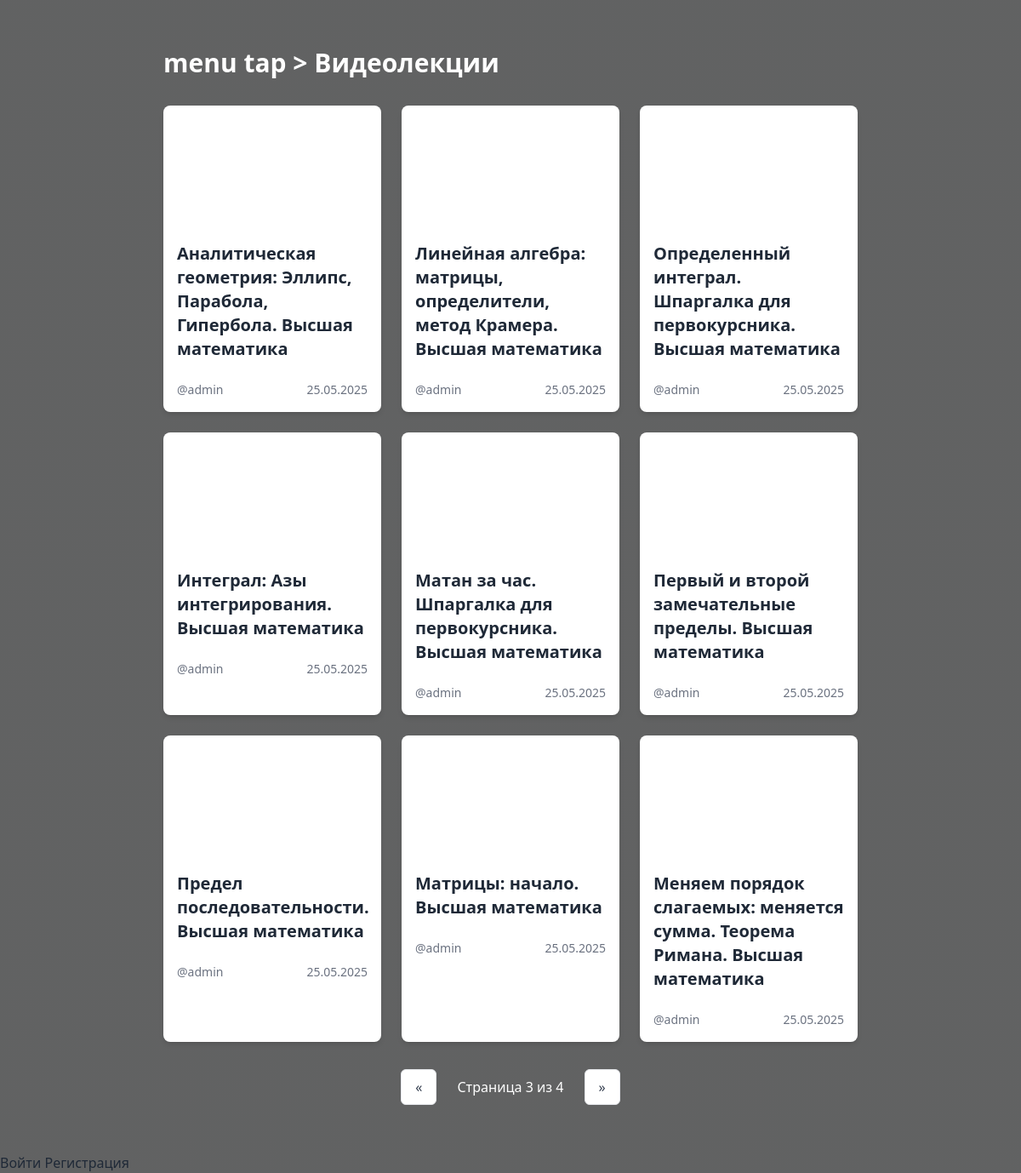
The page /video-lectures/?page=3 on the database its author committed.
### core/models.py (models this page shows, shortened)
class VideoLecture(models.Model):
    title = models.CharField("Название", max_length=200)
    youtube_id = models.CharField("YouTube ID", max_length=20, blank=True, editable=False, default='')
    description = models.TextField("Описание", blank=True)
    youtube_url = models.URLField("Ссылка на YouTube", validators=[validate_youtube_url])
    author = models.ForeignKey(
        settings.AUTH_USER_MODEL,
        on_delete=models.CASCADE,
        verbose_name="Автор"
    )
    created_at = models.DateTimeField("Дата создания", auto_now_add=True)
    updated_at = models.DateTimeField("Дата обновления", auto_now=True)
    views = models.PositiveBigIntegerField("Просмотры", default=0)
    duration = models.PositiveIntegerField("Длительность (сек)", default=0)
    is_published = models.BooleanField("Опубликовано", default=True)
    tags = models.ManyToManyField(
        'Tag',
        blank=True,
        verbose_name="Теги"
    )
    objects = VideoLectureManager()
    def extract_youtube_id(self):
        pattern = r'(?:v=|be/|embed/|/v/|/e/|vi?/|v=)([^&?#]+)'
        match = re.search(pattern, self.youtube_url)
        return match.group(1) if match else None
    class Meta:
        verbose_name = "Видеолекция"
        verbose_name_plural = "Видеолекции"
        ordering = ['-created_at']
        indexes = [
            models.Index(fields=['-created_at', 'is_published']),
            models.Index(fields=['author']),
        ]

class User(AbstractUser):
    bio = models.TextField(blank=True)
    avatar = models.ImageField(upload_to='avatars/', blank=True, null=True)
    class Meta:
        verbose_name = 'Пользователь'
        verbose_name_plural = 'Пользователи'

### core/views.py (the view)
# urls.py: path('video-lectures/', video_lecture_view, name='video_lectures'),
def video_lecture_view(request):
    lectures = VideoLecture.objects.all().order_by('-created_at')
    paginator = Paginator(lectures, 9)  # 9 элементов на страницу
    page_number = request.GET.get('page')
    page_obj = paginator.get_page(page_number)
    return render(request, 'video/videolecture.html', {
        'page_obj': page_obj,
        'lectures': lectures  # На всякий случай оставляем
    })

### core/templates/video/videolecture.html (shortened to what this page needs)
{% extends "base.html" %}
{% block content %}
<div class="container mx-auto px-4 py-8">
    <div class="flex flex-col md:flex-row justify-between items-center mb-8 gap-4">
        <h1 class="text-3xl font-bold text-white">
            <a href="{% url 'home' %}" class="hover:text-gray-300 transition-colors duration-300">menu tap</a>
            &gt; Видеолекции
        </h1>
    </div>
    <div class="grid grid-cols-1 md:grid-cols-2 lg:grid-cols-3 gap-6">
        {% for lecture in page_obj %}
        <div class="bg-white rounded-lg shadow-md overflow-hidden hover:shadow-lg transition-shadow transform hover:-translate-y-1">
            <div class="relative pt-[56.25%]">
                <iframe class="absolute top-0 left-0 w-full h-full"
                        src="https://www.youtube.com/embed/{{ lecture.extract_youtube_id }}"
                        frameborder="0"
                        allow="accelerometer; autoplay; clipboard-write; encrypted-media; gyroscope; picture-in-picture"
                        allowfullscreen
                        loading="lazy">
                </iframe>
            </div>
            <div class="p-4">
                <h3 class="text-xl font-semibold mb-2">{{ lecture.title }}</h3>
                <div class="mt-4 flex justify-between items-center text-sm text-gray-500">
                    <span>@{{ lecture.author.username }}</span>
                    <span>{{ lecture.created_at|date:"d.m.Y" }}</span>
                </div>
            </div>
        </div>
        {% endfor %}
    </div>
    {% if page_obj.paginator.num_pages > 1 %}
<div class="mt-8 flex justify-center items-center space-x-2">
    {% if page_obj.has_previous %}
    <a href="?page={{ page_obj.previous_page_number }}" class="px-4 py-2 border rounded-md bg-white text-gray-700 hover:bg-gray-50 transition-colors">
        &laquo;
    </a>
    {% else %}
    <span class="px-4 py-2 border rounded-md bg-gray-100 text-gray-400 cursor-not-allowed">
        &laquo;
    </span>
    {% endif %}
    <span class="px-4 py-2 bg-white-600 text-white rounded-md">
        Страница {{ page_obj.number }} из {{ page_obj.paginator.num_pages }}
    </span>
    {% if page_obj.has_next %}
    <a href="?page={{ page_obj.next_page_number }}" class="px-4 py-2 border rounded-md bg-white text-gray-700 hover:bg-gray-50 transition-colors">
        &raquo;
    </a>
    {% else %}
    <span class="px-4 py-2 border rounded-md bg-gray-100 text-gray-400 cursor-not-allowed">
        &raquo;
    </span>
    {% endif %}
</div>
{% endif %}
</div>
{% endblock %}

### core/static/css/style.css (style rules this page uses)
.container { display: flex; flex-direction: column; align-self: center; justify-content: center; }

### core/templates/video/videolecture.html (style rules this page uses)
body { background-image: linear-gradient(rgba(0, 0, 0, 0.6), rgba(0, 0, 0, 0.6)), url('https://img3.akspic.ru/crops/4/4/4/0/8/180444/180444-gora-gornyj_relef-oblako-gornyj_hrebet-holm-3840x2160.jpg'); background-size: cover; background-position: center; background-attachment: fixed; }

### rows shown on the page
VideoLecture: title "Аналитическая геометрия: Эллипс, Парабола, Гипербола. Высшая математика", author.username "admin", created_at "25.05.2025"
VideoLecture: title "Линейная алгебра: матрицы, определители, метод Крамера. Высшая математика", author.username "admin", created_at "25.05.2025"
VideoLecture: title "Определенный интеграл. Шпаргалка для первокурсника. Высшая математика", author.username "admin", created_at "25.05.2025"
VideoLecture: title "Интеграл: Азы интегрирования. Высшая математика", author.username "admin", created_at "25.05.2025"
VideoLecture: title "Матан за час. Шпаргалка для первокурсника. Высшая математика", author.username "admin", created_at "25.05.2025"
VideoLecture: title "Первый и второй замечательные пределы. Высшая математика", author.username "admin", created_at "25.05.2025"
VideoLecture: title "Предел последовательности. Высшая математика", author.username "admin", created_at "25.05.2025"
VideoLecture: title "Матрицы: начало. Высшая математика", author.username "admin", created_at "25.05.2025"
VideoLecture: title "Меняем порядок слагаемых: меняется сумма. Теорема Римана. Высшая математика", author.username "admin", created_at "25.05.2025"

### other values the page prints
{{ page_obj.number }} "3"
{{ page_obj.paginator.num_pages }} "4"
